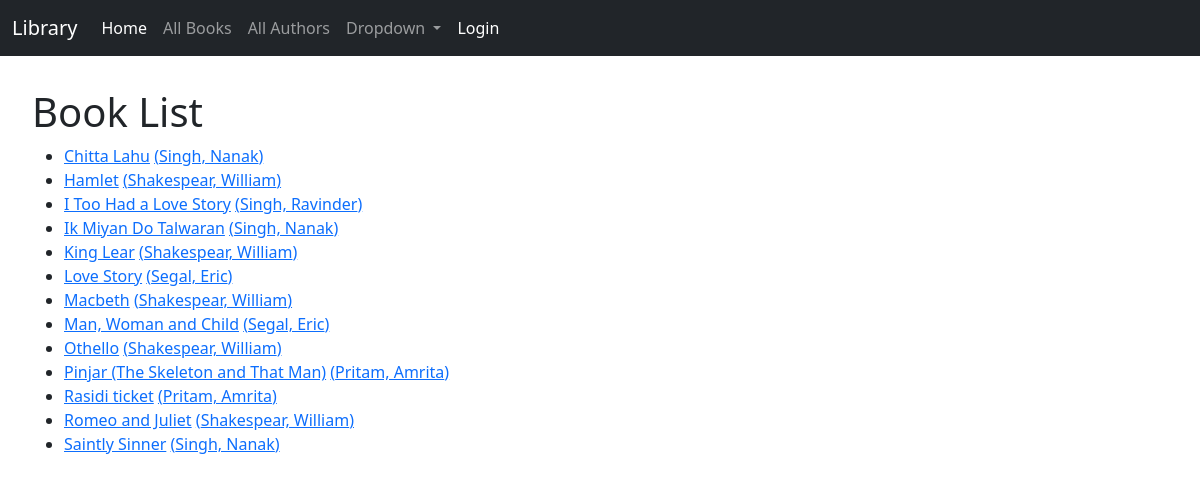
/catalog/books/, run on an earlier commit of the app's database.
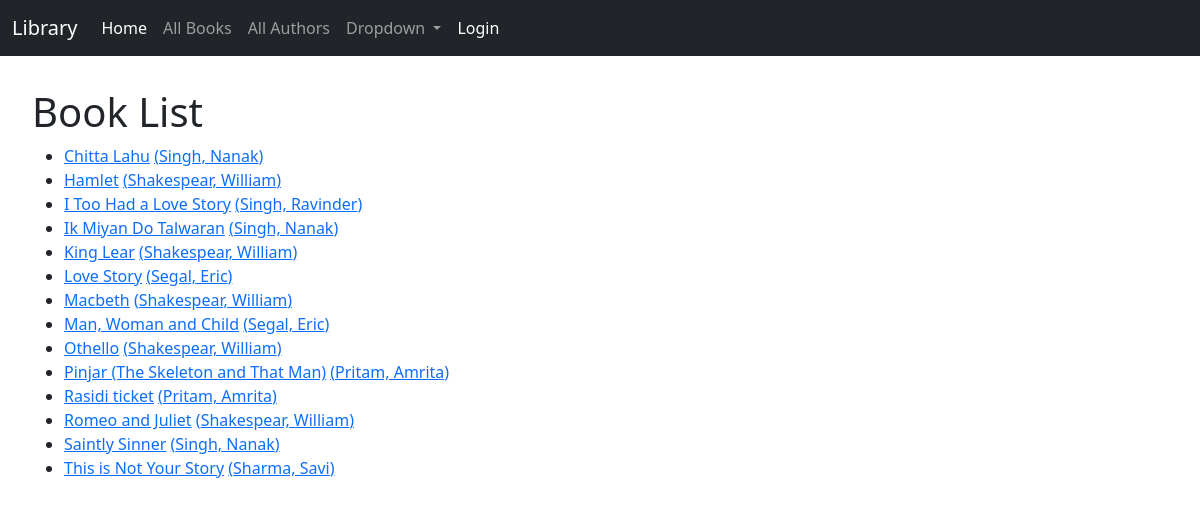
And on a later commit of the database.
### catalog/models.py (models this page shows, shortened)
class Book(models.Model):
    title = models.CharField(max_length=200)
    author = models.ForeignKey('Author', on_delete=models.SET_NULL, null=True)
    summary = models.TextField(
        max_length=1000, help_text='Enter a brief description of the book')
    isbn = models.CharField('ISBN', max_length=13, unique=True,
                            help_text='13 Character <a href="https://www.isbn-international.org/content/what-isbn">ISBN number</a>')
    genre = models.ManyToManyField(
        Genre, help_text='Select a genre for this book')
    language = models.ManyToManyField(
        Language, help_text='Select Language for this book')
    def get_language(self):
        """Create a string for the Genre. This is required to display genre in Admin."""
        return ', '.join(language.name for language in self.language.all())
    get_language.short_description = 'Language'
    class Meta:
        ordering = ['title', 'author']
    def get_absolute_url(self):
        return reverse('book-detail', kwargs= {'pk': str(self.id)})
    def display_genre(self):
        """Create a string for the Genre. This is required to display genre in Admin."""
        return ', '.join(genre.name for genre in self.genre.all()[:3])
    display_genre.short_description = 'Genre'

class Author(models.Model):
    first_name = models.CharField(max_length=100)
    last_name = models.CharField(max_length=100)
    date_of_birth = models.DateField(null=True, blank=True)
    date_of_death = models.DateField('Died', null=True, blank=True)
    class Meta:
        ordering = ['last_name', 'first_name']
    def __str__(self):
        return f'{self.last_name}, {self.first_name}'

### catalog/views.py (the view)
# urls.py: path('books/', views.BookListView.as_view(), name='books'),
class BookListView(ListView):
    model = Book
    """def get_queryset(self):
        # Get 5 books containing the title war
        return Book.objects.filter(title__icontains='power')[:5]
    """
    """
    def get_context_data(self, **kwargs):
        # Call the base implementation first to get the context
        context = super(BookListView, self).get_context_data(**kwargs)
        # Create any data and add it to the context
        context['some_data'] = 'This is just some data'
        return context
    """

### catalog/templates/catalog/book_list.html (shortened to what this page needs)
{% extends "catalog/base.html" %}
{% block content %}
    <h1>Book List</h1>
    {% if book_list %}
      <ul>
        {% for book in book_list %}
        <li>
          <a href="{{ book.get_absolute_url }}">{{ book.title }}</a>
          <a href="{{ author.get_absolute_url }}">({{ book.author }})</a>
        </li>
        {% endfor %}
      </ul>
    {% else %}
      <p>There are no books in the library.</p>
    {% endif %}
{% endblock %}

What changed in the data, as far as the page shows it:
added Book: title "This is Not Your Story", author "Sharma, Savi"
